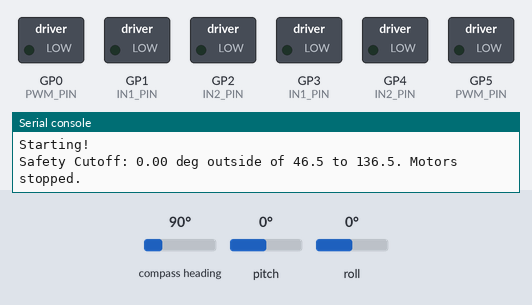
A program run on a simulated Raspberry Pi Pico running CircuitPython. Shown: switched loads named in the program (green lamp = pin HIGH), the last lines printed to the serial console. Inputs (shaded band) come from the test bench; at power-on: roll 0°, compass heading 90°, pitch 0°.

Above: at 4.2 s.
4.3 s: roll set to 44°
6.3 s: roll set to 49°
At 8.4 s:
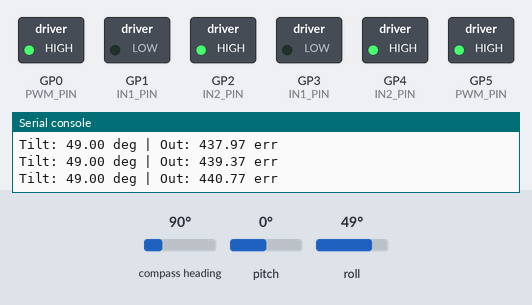
9.0 s: roll set to -86°
At 10.2 s:
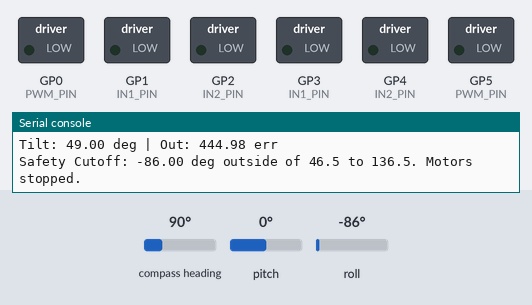
11.0 s: roll set to 86°
At 12.8 s:
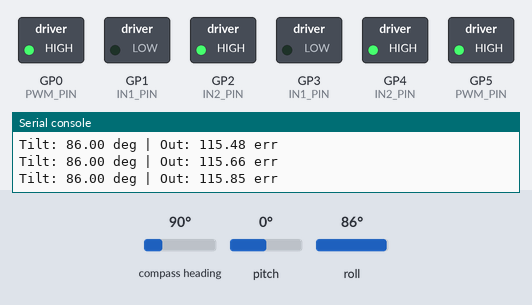
Timing chart, 0 to 14.3 s (numbered marks = the images above; inputs shaded):
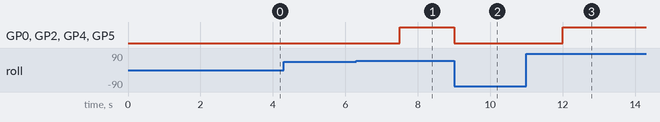

The program:

balancing.py
```python
# Self-Balancing Robot Control Code
# CPU: Raspberry Pi Pico (CircuitPython)
# Hardware: BNO085 IMU, L298N Driver, 2x JGA25-371 Motors + Encoders

import time
import board
import digitalio
import pwmio
import busio
import math
from adafruit_bno08x import (
    # BNO_REPORT_ACCELEROMETER,
    BNO_REPORT_GAME_ROTATION_VECTOR,
)
from adafruit_bno08x.i2c import BNO08X_I2C

class IMU:
    """
    Wrapper for the BNO085 Sensor.
    Handles initialization and math conversion (Quaternion -> Euler).
    """
    SAMPLE_FREQ = 400000  # I2C frequency for sensor communication
    REPORT_INTERVAL = const(10000) # in microseconds; 100Hz update rate for the IMU reports

    def __init__(self, I2C_SCL, I2C_SDA, frequency=SAMPLE_FREQ):
        self.I2C = busio.I2C(I2C_SCL, I2C_SDA, frequency=frequency)
        self.sensor = None
        self.init_sensor()

    def init_sensor(self):
        try:
            self.sensor = BNO08X_I2C(self.I2C)
            self.sensor.enable_feature(BNO_REPORT_GAME_ROTATION_VECTOR, IMU.REPORT_INTERVAL)
            print("Initialized successfully: Game Rotation Vector.")
        except Exception as e:
            print(f"IMU Init failed: {e}")

    def get_tilt_angle(self):
        """
        Returns the Roll angle (X-axis rotation) in degrees.
        Adjusted for robot frame where +Y is UP, +Z is FWD.
        """
        # If sensor isn't initialized, return 0.0 as a safe default.
        if not self.sensor:
            return 0.0
        try:
            # Get Quaternion (x, y, z, w) = (i, j, k, real)
            quat_i, quat_j, quat_k, quat_real = self.sensor.game_quaternion
            x, y, z, w = quat_i, quat_j, quat_k, quat_real

            # Calculate Roll (Rotation around X-axis)
            # This is the "Tilt" for your specific mounting
            roll_rad = math.atan2(2 * (w * x + y * z), 1 - 2 * (x**2 + y**2))
            return math.degrees(roll_rad)
        except Exception:
            return 0.0

class Motor:
    """
    Controls a single motor via L298N driver.
    """
    PWM_FREQUENCY = 5000  # 5 kHz is a common choice for motor control
    motorDeadzonePercent = 10 # Minimum power to overcome motor deadzone.
    def __init__(self, PWM_PIN, IN1_PIN, IN2_PIN, frequency=PWM_FREQUENCY):
        # Setup Direction Input Pins
        self.IN1 = digitalio.DigitalInOut(IN1_PIN)
        self.IN2 = digitalio.DigitalInOut(IN2_PIN)
        self.IN1.direction = digitalio.Direction.OUTPUT
        self.IN2.direction = digitalio.Direction.OUTPUT

        # Setup Speed (PWM) Pin
        self.pwm = pwmio.PWMOut(PWM_PIN, frequency=frequency, duty_cycle=0)
        self.max_duty = 65535

    def set_speed(self, speed_percent):
        """Sets speed from 0 to 100%."""
        if speed_percent < 0: speed_percent = 0
        if (speed_percent < Motor.motorDeadzonePercent) and (speed_percent > 0): speed_percent = motorDeadzonePercent
        if speed_percent > 100: speed_percent = 100

        duty = int((speed_percent / 100) * self.max_duty)
        self.pwm.duty_cycle = duty

    def drive(self, speed_percent, direction):
        """
        Direction: 1 (Forward), -1 (Reverse), 0 (Stop/Brake)
        """
        # Set Direction Pins
        if direction < 0:       # Forward
            self.IN1.value = True
            self.IN2.value = False
        elif direction > 0:     # Reverse
            self.IN1.value = False
            self.IN2.value = True
        else:                   # Brake/Stop
            self.IN1.value = False
            self.IN2.value = False # Coast (set both True for Brake)

        self.set_speed(speed_percent)

    def stop(self):
        self.drive(0, 0)

    def deinit(self):
        """Release pins to be safe"""
        self.pwm.deinit()
        self.IN1.deinit()
        self.IN2.deinit()

class PIDController:
    """
    Handles the math for maintaining balance.
    Stores its own error history (integral/derivative) internally.
    """
    def __init__(self, kp, ki, kd, target_angle=0.0):
        self.kp = kp
        self.ki = ki
        self.kd = kd
        self.target = target_angle

        # internal state variables
        self.last_error = 0.0
        self.integral = 0.0
        self.last_time = time.monotonic()

    def compute(self, current_angle):
        now = time.monotonic()
        dt = now - self.last_time

        # Prevent division by zero if called too fast
        if dt <= 0.0:
            return 0.0

        self.last_time = now

        error = self.target - current_angle

        # Proportional term
        p_term = self.kp * error

        # Integral term (sum of errors over time)
        self.integral += error * dt
        i_term = self.ki * self.integral

        # Derivative term (rate of change of error)
        derivative = (error - self.last_error) / dt
        d_term = self.kd * derivative

        self.last_error = error

        return p_term + i_term + d_term


def main():
    initial_target_angle = 91.5  # Upright position

    # 1. Create IMU Object
    imu = IMU(board.GP15, board.GP14)

    # 2. Create Motor Objects
    motor_left = Motor(PWM_PIN=board.GP0, IN1_PIN=board.GP1, IN2_PIN=board.GP2)
    motor_right = Motor(PWM_PIN=board.GP5, IN1_PIN=board.GP3, IN2_PIN=board.GP4)

    # 3. Create PID Controller Object
    PID_Control = PIDController(kp=9, ki=0.165, kd=0.34, target_angle=initial_target_angle)

    # ==========================================
    # CONSTANTS FOR SAFETY AND CONTROL
    # ==========================================
    # Angle beyond which the robot is considered "fallen" and should stop motors.
    # Since 90 is upright, 45 degrees of tilt is usually a good cutoff (90 +/- 45).
    MAX_TILT_DEGREES = 45.0
    TILT_HIGH = initial_target_angle + MAX_TILT_DEGREES
    TILT_LOW = initial_target_angle - MAX_TILT_DEGREES

    print("Setup Complete. Main Loop starting in:")
    print("3...")
    time.sleep(1)
    print("2...")
    time.sleep(1)
    print("1...")
    time.sleep(1)
    print("Starting!")

    # ==========================================
    # MAIN LOOP
    # ==========================================

    # Variables for non-blocking printing (Define these before the while True loop)
    last_print_time = time.monotonic()
    print_interval = 0.2  # Print only 5 times a second (every 200ms)

    try:
        while True:
            # A. Read Sensor
            tilt_angle = imu.get_tilt_angle()

            # B. Check Safety Cutoff
            if tilt_angle > TILT_HIGH or tilt_angle < TILT_LOW:
                # Robot has fallen too far! Stop the motors immediately.
                motor_left.stop()
                motor_right.stop()
                # This print statement is now safe because it runs infrequently.
                print(f"Safety Cutoff: {tilt_angle:.2f} deg outside of {TILT_LOW} to {TILT_HIGH:.1f}. Motors stopped.")
                time.sleep(1.5) # Give a moment to read the message
                continue # Skip PID calculation for this loop and wait

            # C. Calculate PID Output
            control_signal = PID_Control.compute(tilt_angle)

            # D. Convert PID signal to Motor Speed/Direction
            # 1. Determine direction
            if control_signal > 0:
                direction = 1   # Forward
            elif control_signal < 0:
                direction = -1  # Reverse
            elif control_signal == 0:
                continue # No movement needed, skip to next loop iteration

            # 2. Determine absolute speed (clamped to 0-100%)
            # CALCULATE MINIMUM POWER
            min_power = Motor.motorDeadzonePercent  # Start with 15-20%. This is the % power required just to get wheels turning.

            abs_control_signal = abs(control_signal)
            # If we need to move, add the min_power so wheels actually turn immediately
            if abs_control_signal > 0.5: # Small threshold to ignore noise
                speed = min_power + abs_control_signal
            elif speed > 100: speed = 100
            else: speed = 0

            # E. Drive Motors
            motor_left.drive(speed, direction)
            motor_right.drive(speed, direction)

            # Use the timer to control when you print, not a sleep or print every loop.
            now = time.monotonic()
            if now - last_print_time > print_interval:
                # This print statement is now safe because it runs infrequently.
                print(f"Tilt: {tilt_angle:.2f} deg | Out: {control_signal:.2f} err")
                last_print_time = now

    except KeyboardInterrupt:
        print("\nCtrl+C detected. Stopping motors and exiting.")

    except Exception as e:
        print(f"\nCritical Error: {e}. Stopping motors.")

    finally:
        # This ensures a clean shutdown regardless of how the loop exits.
        motor_left.stop()
        motor_right.stop()
        motor_left.deinit()
        motor_right.deinit()
        print("Cleanup complete. Motors disabled.")


if __name__ == "__main__":
    main()
```

Measured:
- the behaviour switches between 46 and 47° on roll (found by bisection; images 0 and 1)
- after the input at 6.3 s, GP0 (PWM_PIN), GP2 (IN2_PIN), GP4 (IN2_PIN), GP5 (PWM_PIN): LOW → HIGH after 1.2 s
- after the input at 9.0 s, GP0 (PWM_PIN), GP2 (IN2_PIN), GP4 (IN2_PIN), GP5 (PWM_PIN): HIGH → LOW at once
- after the input at 11.0 s, GP0 (PWM_PIN), GP2 (IN2_PIN), GP4 (IN2_PIN), GP5 (PWM_PIN): LOW → HIGH after 1.0 s
